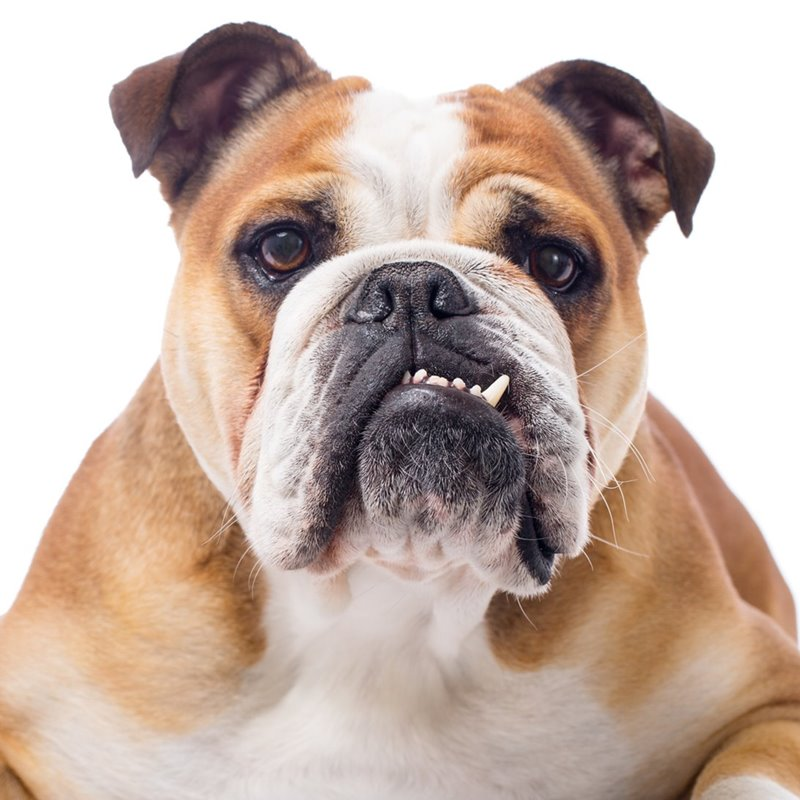
#> input picture Scripts_arvis/images/perro1.jpg, 800 x 800 px
$ python Eje2_basic_oper.py
#> lines starting #> are read from the running program, lines starting #| are printed output that depends on the picture
# -*- coding: utf-8 -*-
"""
Created on Thu Oct  1 11:40:08 2020

@author: oscar
"""

#Developer: Oscar Faini
'''
Glossary:
    imread: image read
    cv2: opencv
    Add: add images
    imshow: show images


Script description:
    1. Download 2 different images.
    2. Apply basic math operation.
        ->Add two images.
        ->Subst two images.
'''
#Import library
import cv2

def add_images(x,y):
    #the images are added
    new_image = cv2.add(x,y)
    cv2.imshow('New image',new_image)


#Main:::::::::::::::::::::::::::::::::
img_1 = cv2.imread('images/perro1.jpg')
#> img_1 is the input picture: shape (800, 800, 3); mean B, G, R 167.1, 177.6, 197.1
img_2 = cv2.imread('images/perro1.jpg')

add_images(img_1, img_2)
#> in add_images, `new_image = cv2.add(x,y)`:
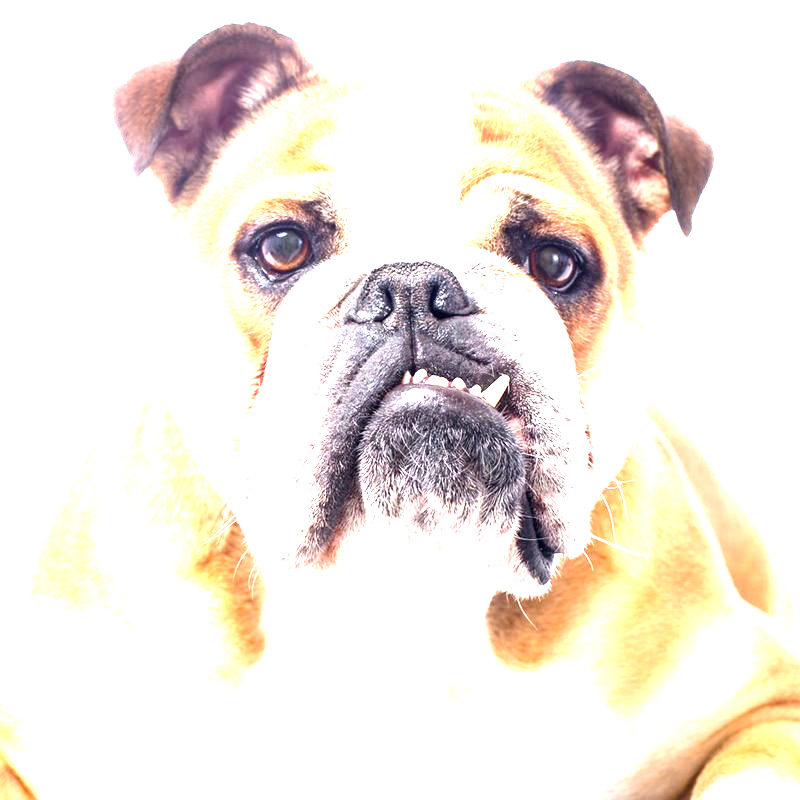
#> new_image: shape (800, 800, 3); mean B, G, R 225.7, 232.5, 240.1

cv2.waitKey(0)
cv2.destroyAllWindows()

$ run again, with Scripts_arvis/images/perro2.jpg copied over Scripts_arvis/images/perro1.jpg
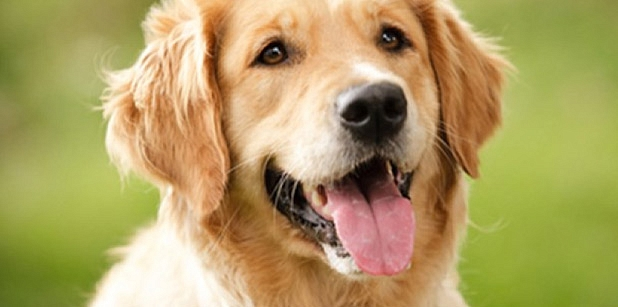
#> input picture Scripts_arvis/images/perro2.jpg, 618 x 307 px
#> img_1 is the input picture: shape (307, 618, 3); mean B, G, R 98.1, 158.1, 175.8
#> in add_images, `new_image = cv2.add(x,y)`:
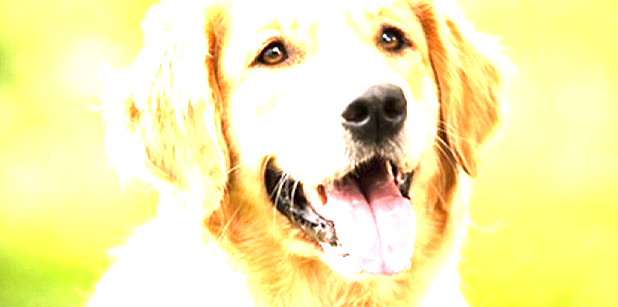
#> new_image: shape (307, 618, 3); mean B, G, R 171.4, 237.6, 245.5

$ run again, with Scripts_arvis/images/bananas.jpg copied over Scripts_arvis/images/perro1.jpg
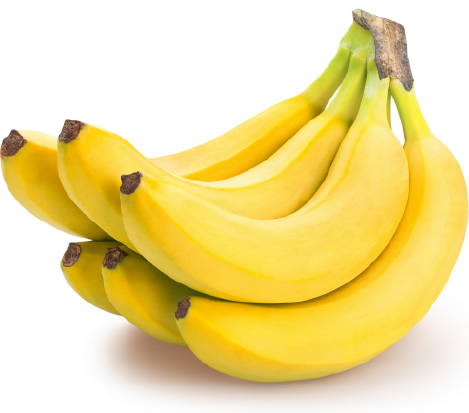
#> input picture Scripts_arvis/images/bananas.jpg, 469 x 413 px
#> img_1 is the input picture: shape (413, 469, 3); mean B, G, R 152.3, 221.5, 239.8
#> in add_images, `new_image = cv2.add(x,y)`:
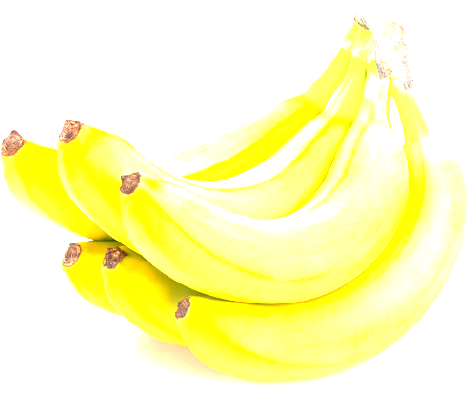
#> new_image: shape (413, 469, 3); mean B, G, R 190.1, 253, 254.1
